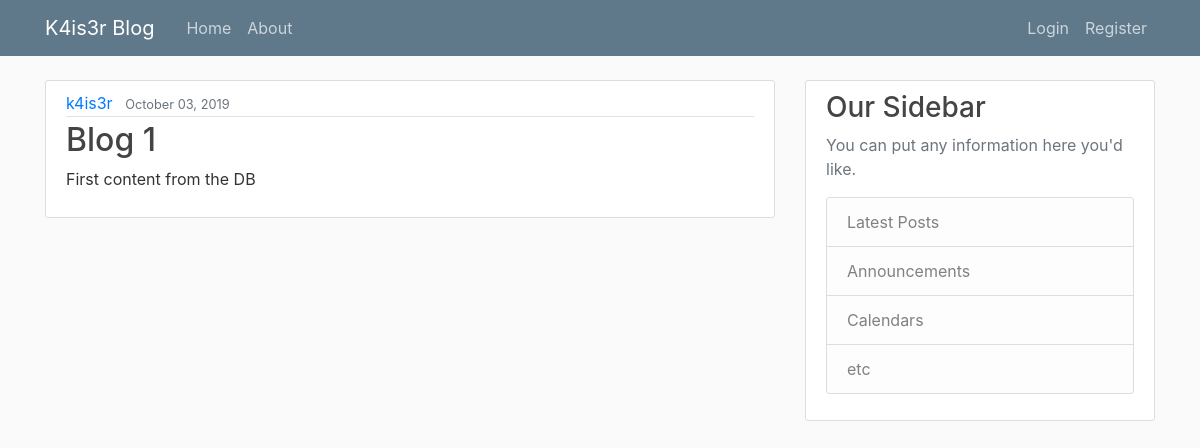
The app's page /, older data.
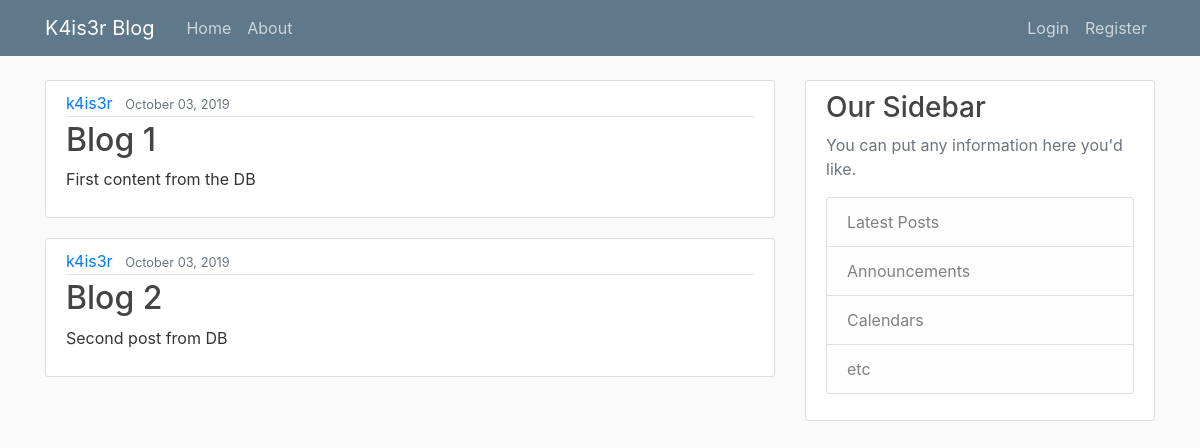
The same page, newer data.
### blog/models.py (models this page shows, shortened)
class Post(models.Model):
    title = models.CharField(max_length=100)
    content = models.TextField()
    date_posted = models.DateTimeField(default= timezone.now)
    author = models.ForeignKey(User, on_delete=models.CASCADE)

### blog/views.py (the view)
# urls.py: path('', views.home, name='blog-home'),
def home(request):
    context = {
        'posts': Post.objects.all()
    }
    return render(request, 'blog/home.html', context)

### blog/templates/blog/home.html
{% extends "blog/base.html" %}
{% block content %}
    {% for post in posts %}
        <article class="media content-section">
                <div class="media-body">
                <div class="article-metadata">
                    <a class="mr-2" href="#">{{ post.author }}</a>
                    <small class="text-muted">{{ post.date_posted|date:"F d, Y" }}</small>
                </div>
                <h2><a class="article-title" href="#">{{ post.title }}</a></h2>
                <p class="article-content">{{ post.content }}</p>
                </div>
        </article>
    {% endfor %}
{% endblock content %}

Row changes from the older to the newer data that the page shows:
added Post: author "k4is3r", date_posted "October 03, 2019", title "Blog 2", content "Second post from DB"
